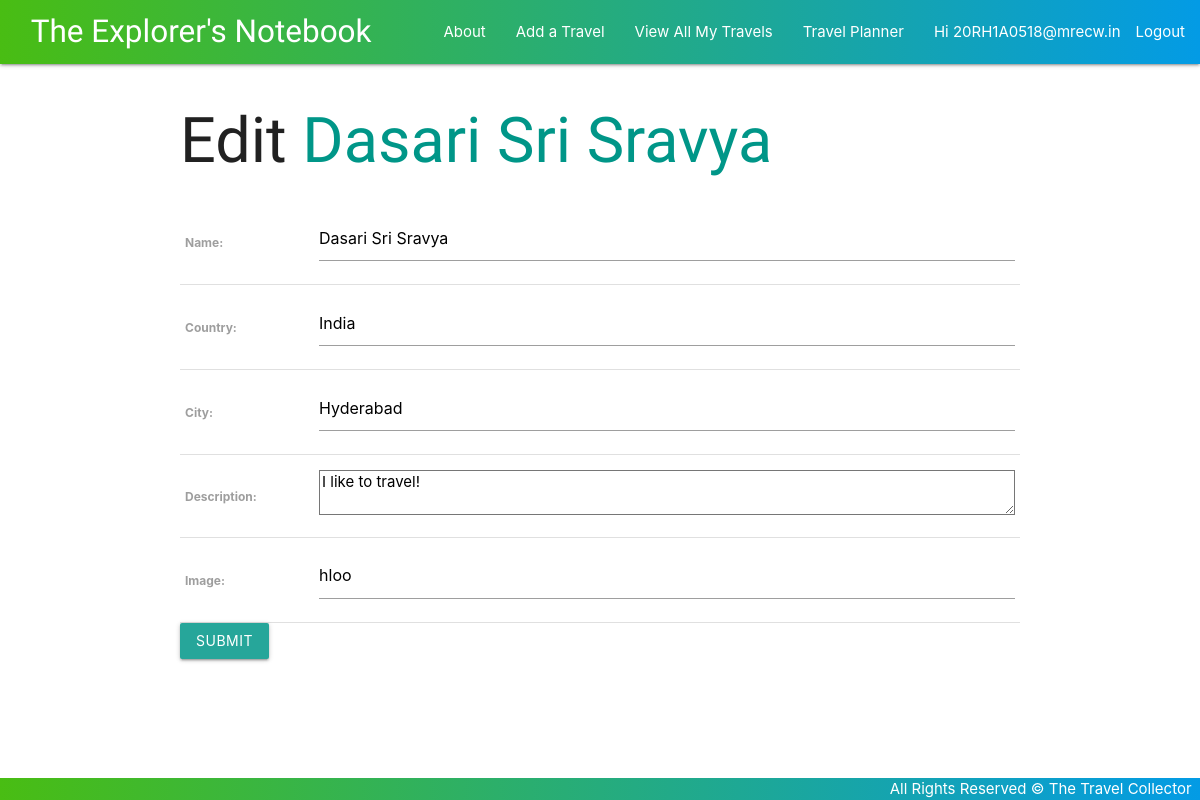
The page /travels/2/update/ (signed in) on the database its author committed.
### main_app/models.py (models this page shows, shortened)
class Travel(models.Model):
    name = models.CharField(max_length=100)
    country = models.CharField(max_length=100)
    city = models.CharField(max_length=100)
    description = models.TextField(max_length=250)
    image = models.CharField(default=None, blank=True, null=True, max_length=2000)
    checklists = models.ManyToManyField(Checklist)
    user = models.ForeignKey(User, on_delete=models.CASCADE)

### main_app/views.py (the view)
# urls.py: path('travels/<int:pk>/update/', views.TravelUpdate.as_view(), name='travels_update'),
class TravelUpdate(LoginRequiredMixin, UpdateView):
    model = Travel
    fields = ['name', 'country', 'city', 'description', 'image']

### main_app/templates/main_app/travel_form.html (shortened to what this page needs)
{% extends 'base.html' %}
{% block content %}
{% if object %}
    <h1>Edit <span class="teal-text">{{object.name}}</span></h1>
{% else %}
    <h1>Add a Travel</h1>
{% endif %}
    <form action="" method="post">
        <table class="">
            {{ form.as_table }}
        </table>
        <input type="submit" value="submit" class="btn">
    </form>
{% endblock %}

### main_app/templates/base.html (shortened to what this page needs)
{% load static %}
<!DOCTYPE html>
<html lang="en">
<head>
    <link rel="stylesheet" href="https://cdnjs.cloudflare.com/ajax/libs/materialize/1.0.0/css/materialize.min.css">
    <link rel="stylesheet" href="{% static '/css/style.css' %}">
</head>
<body>
    <header>
    <div class="navbar-fixed">
        <nav>
            <div class="nav-wrapper">
                <a href="{% url 'home' %}" class="left brand-logo"> &nbsp; &nbsp; The Explorer's Notebook</a>
                <ul class="right hide-on-med-and-down">
                    <li><a href="{% url 'about' %}"> About </a></li>
                    {% if user.is_authenticated %}
                    <li><a href="{% url 'travels_create' %}"> Add a Travel </a></li>
                    <li><a href="{% url 'index' %}"> View All My Travels </a></li>
                    <li><a class="dropdown-trigger" href="#!" data-target="dropdown1">Travel Planner</a></li>
                    <li>Hi {{ user.username }}</li>
                    <li><a href="{% url 'logout' %}"> Logout </a> </li>
                    {% else %}
                    <li><a href="{% url 'signup' %}">Signup</a></li>
                    <li><a href="{% url 'login' %}">Login</a></li>
                    {% endif %}
                </ul>
            </div>
        </nav>
    </div>
    </header>
    <main class="container">
        {% block content %}
        {% endblock %}
    </main>
    <footer class="page-footer custom-footer">
        <div class="right">
            All Rights Reserved &copy; The Travel Collector &nbsp;
        </div>
    </footer>
</body>
</html>

### main_app/static/css/style.css (style rules this page uses)
body { display: flex; min-height: 100vh; flex-direction: column; }
h1, .brand-logo { font-family: 'Style Script', cursive; }
nav .nav-wrapper { background: linear-gradient(90deg, #49bd13 0%, #039be5 100%); }
main { flex: 1 0 auto; }
footer.page-footer { padding-top: 0; text-align: right; background: linear-gradient(90deg, #49bd13 0%, #039be5 100%); }
a { color: #26a69a; }

### rows shown on the page
Travel: name "Dasari Sri Sravya", country "India", city "Hyderabad", description "I like to travel!", image "hloo"

### other values the page prints
{{ user.username }} "20RH1A0518@mrecw.in"
